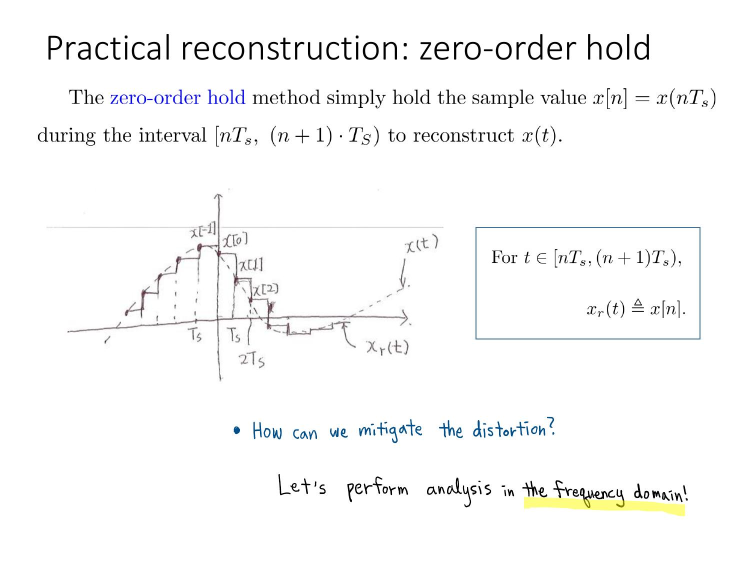
#> input picture slides/Lec10_Feb3_short.pdf-02.jpg, 1500 x 1125 px (shown at 1/2 size); its folder holds only this picture in this run
$ python cannymain.py
#> lines starting #> are read from the running program, lines starting #| are printed output that depends on the picture; after the words box and inside, x2 and y2 are one past the last pixel; in counts of white or black regions, pixels touching at a corner belong together
import cv2
import time # for framerate
import numpy as np
from tqdm import tqdm
from os import listdir
from os.path import isfile, join
import math

onlyfiles = [f for f in listdir("slides") if isfile(join("slides", f))]
print(f"Num of files to capture: {len(onlyfiles)}")

cropnum = 0

for i in tqdm(range(len(onlyfiles))):

    img = cv2.imread(f"slides/{onlyfiles[i]}", cv2.IMREAD_UNCHANGED)
#> img is the input picture: shape (1125, 1500, 3); mean B, G, R 248.4, 248.6, 248.3

    #print('Original Dimensions : ',img.shape)

    scale_percent = 50 # percent of original size
    width = int(img.shape[1] * scale_percent / 100)
#> width = 750
    height = int(img.shape[0] * scale_percent / 100)
#> height = 562
    dim = (width, height)
#> dim = (750, 562)

    # resize image
    img = cv2.resize(img, dim, interpolation = cv2.INTER_AREA)
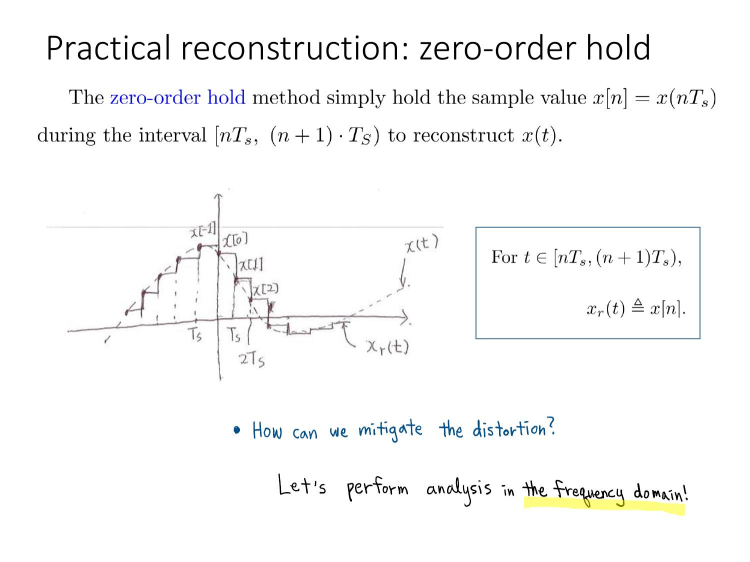
#> img: shape (562, 750, 3); mean B, G, R 248.4, 248.6, 248.3
    #print('New Dimensions : ',img.shape)

    gray = cv2.cvtColor(img,cv2.COLOR_BGR2GRAY)

    dst = cv2.Canny(gray, 50, 200, None, 3)
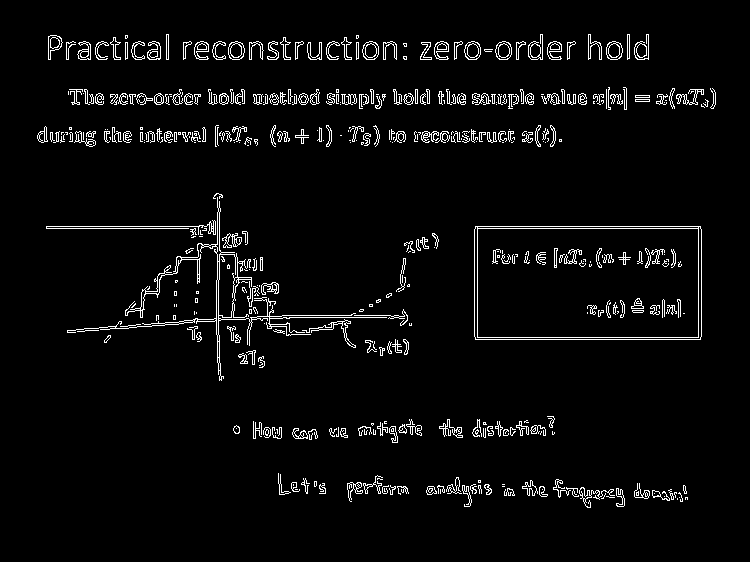
#> dst: shape (562, 750); 4.1% white in thin lines or dots, all inside (x1, y1, x2, y2) = (37, 34, 716, 508)

    # Copy edges to the images that will display the results in BGR
    cdst = cv2.cvtColor(dst, cv2.COLOR_GRAY2BGR)
    cdstP = np.copy(cdst)

    lines = cv2.HoughLines(dst, 1, np.pi / 180, 100, None, 0, 0)
#> lines = 104 rows, first 8: [226, 1.57], [228, 1.57], [94, 1.57], [96, 1.57], [339, 1.57], [102, 1.57], [337, 1.57], [59, 1.57]

    if lines is not None:
        for i in range(0, len(lines)):
            rho = lines[i][0][0]
            theta = lines[i][0][1]
            a = math.cos(theta)
            b = math.sin(theta)
            x0 = a * rho
            y0 = b * rho
            pt1 = (int(x0 + 1000*(-b)), int(y0 + 1000*(a)))
            pt2 = (int(x0 - 1000*(-b)), int(y0 - 1000*(a)))
            cv2.line(cdst, pt1, pt2, (0,0,255), 1, cv2.LINE_AA)
#> this loop made 104 passes
#> (rho, theta, a, b, x0, y0, pt1, pt2) on passes 1 to 10: (226, 1.57, -4.37e-08, 1, -9.88e-06, 226, (-1000, 225), (999, 226)), (228, 1.57, -4.37e-08, 1, -9.97e-06, 228, (-1000, 227), (999, 228)), (94, 1.57, -4.37e-08, 1, -4.11e-06, 94, (-1000, 93), (999, 94)), (96, 1.57, -4.37e-08, 1, -4.2e-06, 96, (-1000, 95), (999, 96)), (339, 1.57, -4.37e-08, 1, -1.48e-05, 339, (-1000, 338), (999, 339)), (102, 1.57, -4.37e-08, 1, -4.46e-06, 102, (-1000, 101), (999, 102)), (337, 1.57, -4.37e-08, 1, -1.47e-05, 337, (-1000, 336), (999, 337)), (59, 1.57, -4.37e-08, 1, -2.58e-06, 59, (-1000, 58), (999, 59)), (106, 1.55, 0.0175, 1, 1.85, 106, (-997, 123), (1001, 88)), (91, 1.59, -0.0175, 1, -1.59, 90.99, (-1001, 73), (998, 108))
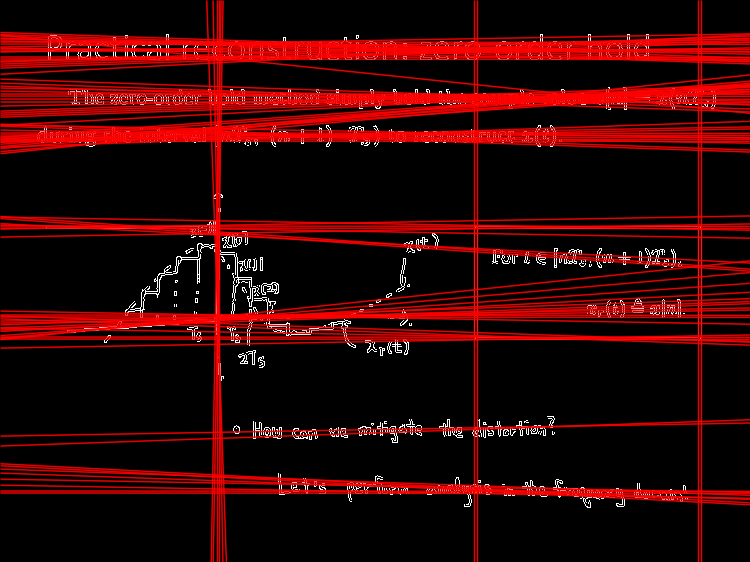
#> cdst: shape (562, 750, 3); mean B, G, R 3.9, 3.9, 50

    cv2.imshow("dadn", cdst)
    cv2.waitKey(0)

    if cv2.waitKey(1) & 0xFF == ord('q'):
#> (key q is pressed here)
        break

    # [4 lines of commented-out code are left out]

$ run again, on slides/Lec10_Feb3_short.pdf-39.jpg
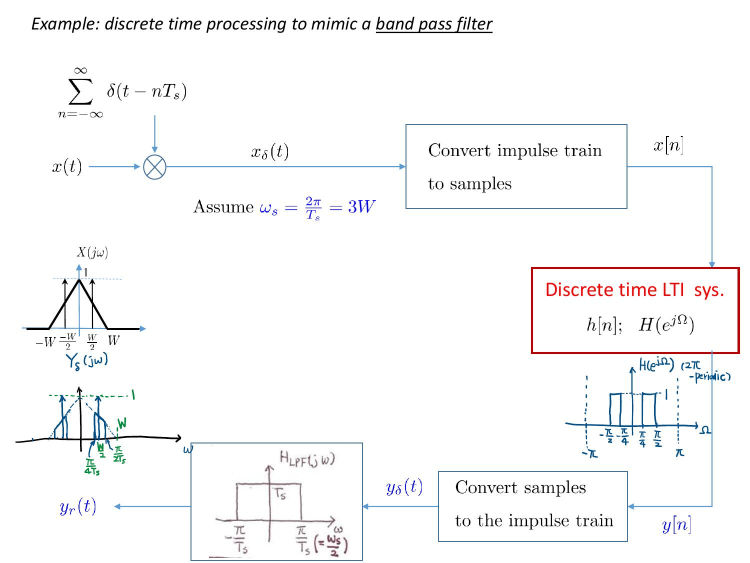
#> input picture slides/Lec10_Feb3_short.pdf-39.jpg, 1500 x 1125 px (shown at 1/2 size)
#> img is the input picture: shape (1125, 1500, 3); mean B, G, R 248.6, 248.1, 248.1
#> img: shape (562, 750, 3)
#> `dst = cv2.Canny(gray, 50, 200, None, 3)`:
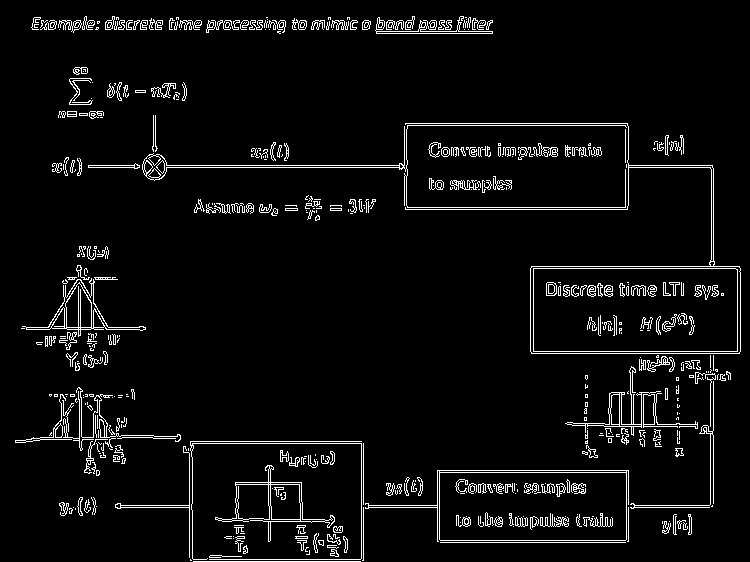
#> dst: shape (562, 750); 5% white in thin lines or dots
#> lines = 139 rows, first 8: [165, 1.57], [167, 1.57], [209, 1.57], [207, 1.57], [29, 1.57], [507, 1.57], [22, 1.57], [713, 0]
#> the loop `for i in range(0, len(lines)):` made 139 passes
#> (rho, theta, a, b, x0, y0, pt1, pt2) on passes 1 to 6: (165, 1.57, -4.37e-08, 1, -7.21e-06, 165, (-1000, 164), (999, 165)), (167, 1.57, -4.37e-08, 1, -7.3e-06, 167, (-1000, 166), (999, 167)), (209, 1.57, -4.37e-08, 1, -9.14e-06, 209, (-1000, 208), (999, 209)), (207, 1.57, -4.37e-08, 1, -9.05e-06, 207, (-1000, 206), (999, 207)), (29, 1.57, -4.37e-08, 1, -1.27e-06, 29, (-1000, 28), (999, 29)), (507, 1.57, -4.37e-08, 1, -2.22e-05, 507, (-1000, 506), (999, 507))
#> after the loop `for i in range(0, len(lines)):`:
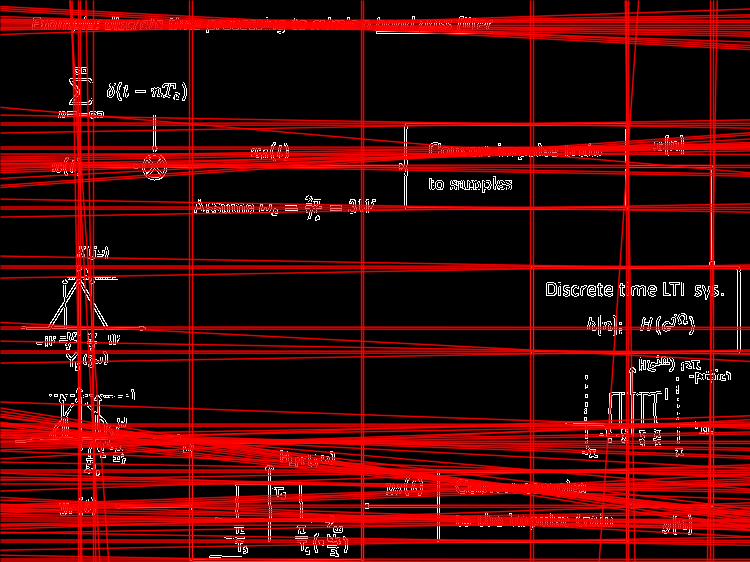
#> cdst: shape (562, 750, 3); mean B, G, R 4.7, 4.7, 67.4

$ run again, on slides/Lec11_Feb8_short.pdf-17.jpg
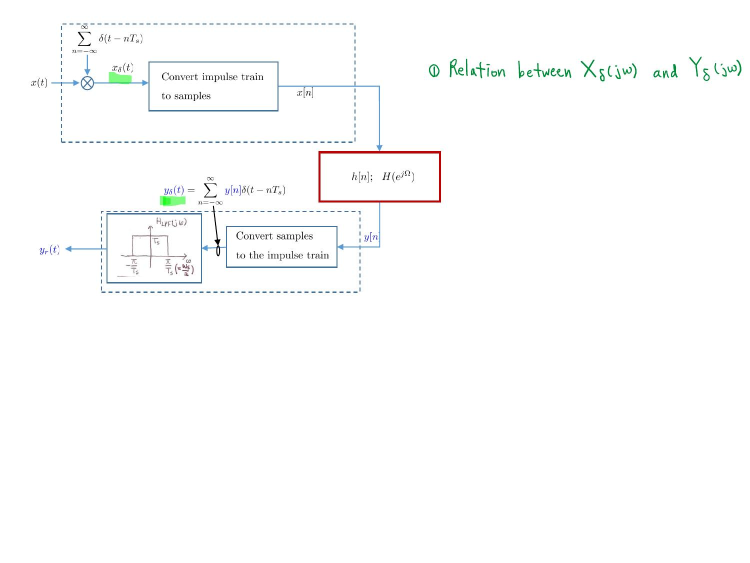
#> input picture slides/Lec11_Feb8_short.pdf-17.jpg, 1500 x 1125 px (shown at 1/2 size)
#> img is the input picture: shape (1125, 1500, 3); mean B, G, R 252.4, 252.5, 252
#> img: shape (562, 750, 3)
#> `dst = cv2.Canny(gray, 50, 200, None, 3)`:
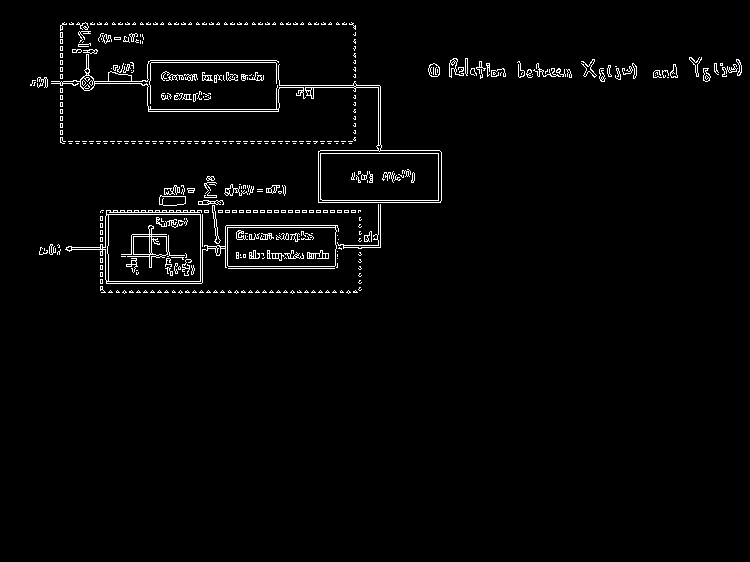
#> dst: shape (562, 750); 2.3% white in thin lines or dots, all inside (x1, y1, x2, y2) = (30, 22, 742, 294)
#> lines = 46 rows, first 8: [141, 1.57], [212, 1.57], [83, 1.55], [24, 1.57], [210, 1.57], [292, 1.57], [62, 1.57], [85, 1.54]
#> the loop `for i in range(0, len(lines)):` made 46 passes
#> (rho, theta, a, b, x0, y0, pt1, pt2) on passes 1 to 6: (141, 1.57, -4.37e-08, 1, -6.16e-06, 141, (-1000, 140), (999, 141)), (212, 1.57, -4.37e-08, 1, -9.27e-06, 212, (-1000, 211), (999, 212)), (83, 1.55, 0.0175, 1, 1.45, 82.99, (-998, 100), (1001, 65)), (24, 1.57, -4.37e-08, 1, -1.05e-06, 24, (-1000, 23), (999, 24)), (210, 1.57, -4.37e-08, 1, -9.18e-06, 210, (-1000, 209), (999, 210)), (292, 1.57, -4.37e-08, 1, -1.28e-05, 292, (-1000, 291), (999, 292))
#> after the loop `for i in range(0, len(lines)):`:
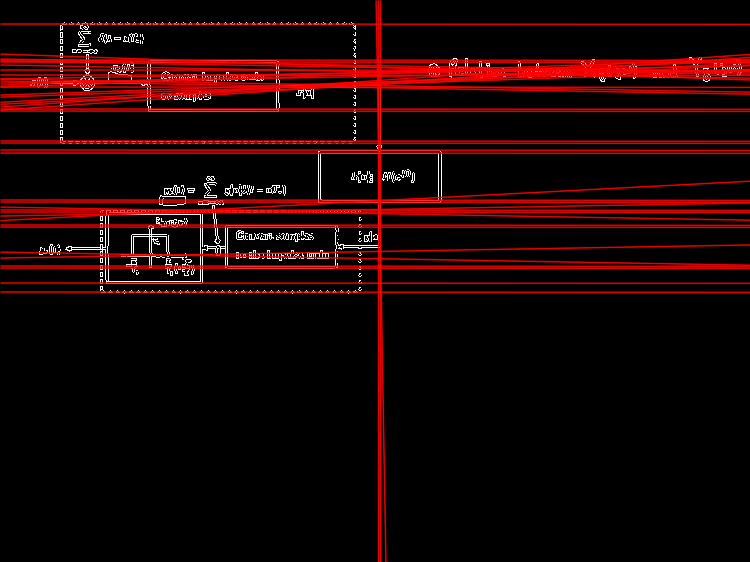
#> cdst: shape (562, 750, 3); mean B, G, R 3.1, 3.1, 27.1

$ run again, on slides/Lec10_Feb3_short.pdf-08.jpg
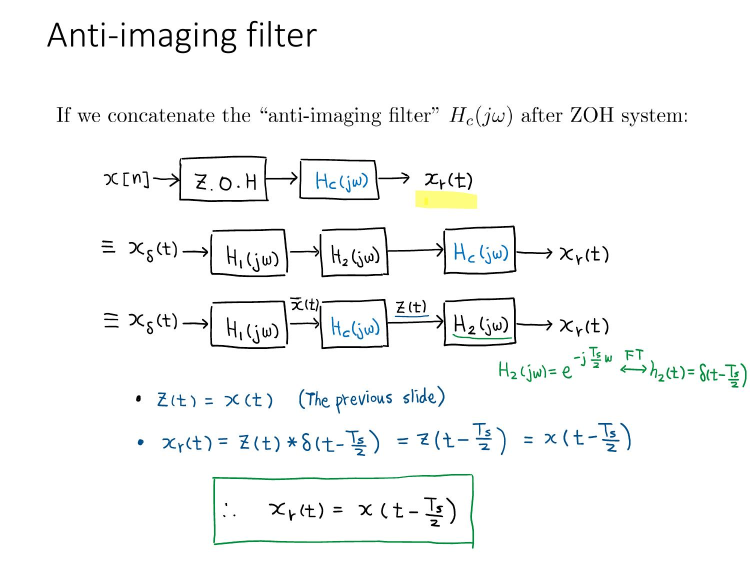
#> input picture slides/Lec10_Feb3_short.pdf-08.jpg, 1500 x 1125 px (shown at 1/2 size)
#> img is the input picture: shape (1125, 1500, 3); mean B, G, R 246.7, 247.1, 245.9
#> img: shape (562, 750, 3)
#> `dst = cv2.Canny(gray, 50, 200, None, 3)`:
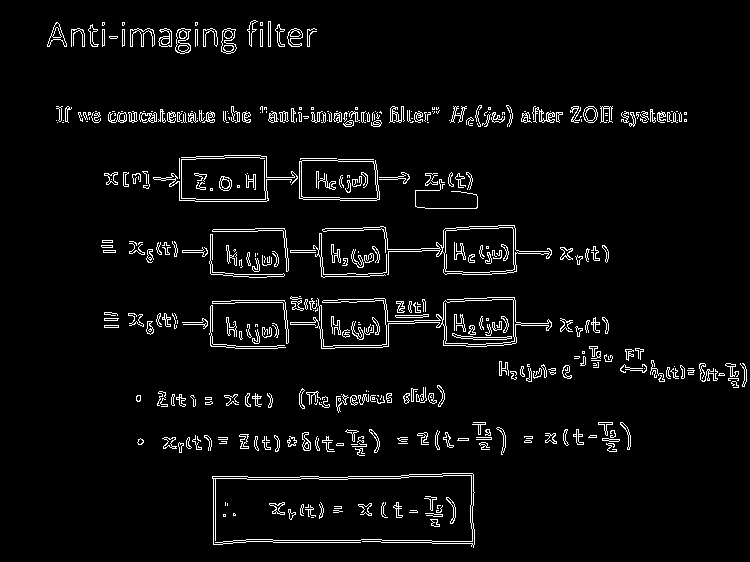
#> dst: shape (562, 750); 4.4% white in thin lines or dots, all inside (x1, y1, x2, y2) = (47, 20, 747, 548)
#> lines = 125 rows, first 8: [120, 1.57], [113, 1.57], [115, 1.57], [110, 1.59], [123, 1.55], [117, 1.57], [542, 1.57], [540, 1.57]
#> the loop `for i in range(0, len(lines)):` made 125 passes
#> (rho, theta, a, b, x0, y0, pt1, pt2) on passes 1 to 6: (120, 1.57, -4.37e-08, 1, -5.25e-06, 120, (-1000, 119), (999, 120)), (113, 1.57, -4.37e-08, 1, -4.94e-06, 113, (-1000, 112), (999, 113)), (115, 1.57, -4.37e-08, 1, -5.03e-06, 115, (-1000, 114), (999, 115)), (110, 1.59, -0.0175, 1, -1.92, 110, (-1001, 92), (997, 127)), (123, 1.55, 0.0175, 1, 2.15, 123, (-997, 140), (1001, 105)), (117, 1.57, -4.37e-08, 1, -5.11e-06, 117, (-1000, 116), (999, 117))
#> after the loop `for i in range(0, len(lines)):`:
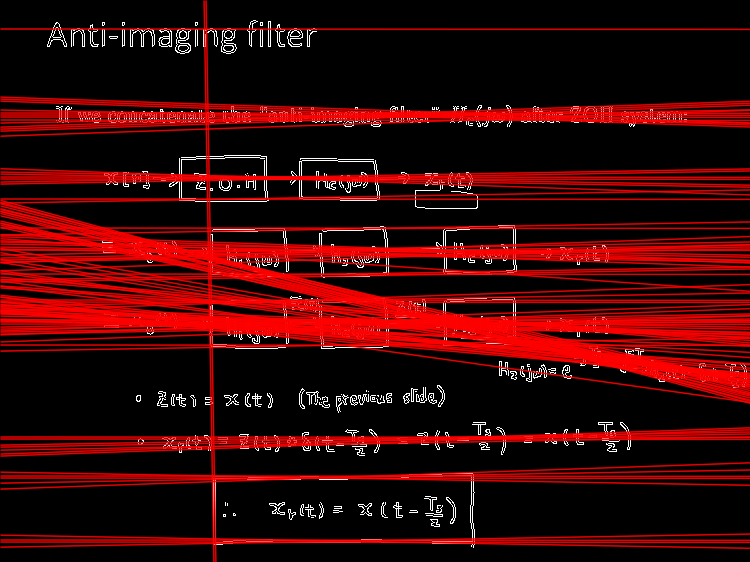
#> cdst: shape (562, 750, 3); mean B, G, R 5.2, 5.2, 58.5
